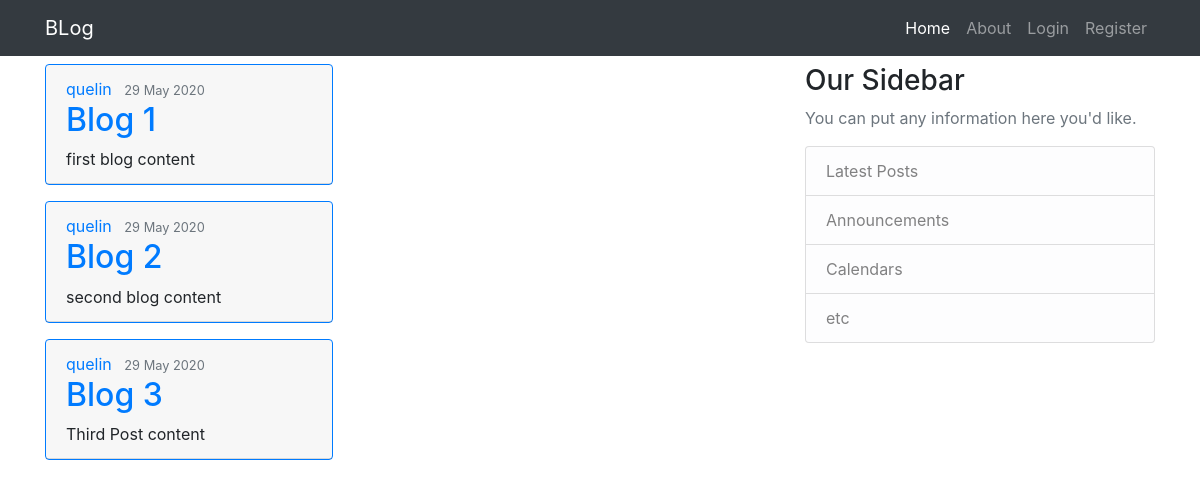
The page / on the database its author committed.
### blog/models.py (models this page shows, shortened)
class Post(models.Model):
    title= models.CharField(max_length=100)
    content=models.TextField()
    date_posted=models.DateTimeField(default=timezone.now)
    author=models.ForeignKey(User,on_delete=models.CASCADE)

### blog/views.py (the view)
# urls.py: path('', views.home ,name='blog-home'),
def home(request):
    context={
        'posts':Post.objects.all()
    }
    return render(request,'blog/home.html',context)

### blog/templates/blog/home.html
{% extends 'blog/layout.html' %}
{% block content %}
{%for post in posts%}
<article class="card border-primary mb-3" style="max-width: 18rem;">
  <div class="card-header">
    <div class="article-metadata">
      <a class="mr-2" href="#">{{ post.author }}</a>
      <small class="text-muted">{{ post.date_posted|date:"d F Y" }}</small>
    </div>
    <h2><a class="card-title" href="#">{{ post.title }}</a></h2>
    <p class="card-text">{{ post.content }}</p>
  </div>
</article>
{% endfor %}
{% endblock%}

### blog/templates/blog/layout.html (shortened to what this page needs)
{% load static %}
<!DOCTYPE html>
<html>
    <head>
    <link rel="stylesheet" href="https://maxcdn.bootstrapcdn.com/bootstrap/4.0.0/css/bootstrap.min.css">
    <link rel="stylesheet" type="text/css" href="{% static 'blog/static' %}">
    </head>
    <body>
        <header class="top-navbar">
            <nav class="navbar navbar-expand-lg navbar-dark bg-dark">
                <div class="container">
                    <a class="navbar-brand" href="#">BLog</a>
                    <div class="collapse navbar-collapse" id="navbars-rs-food">
                        <ul class="navbar-nav ml-auto">
                            <li class="nav-item active"><a class="nav-link" href="{% url 'blog-home' %}">Home</a></li>
                            <li class="nav-item"><a class="nav-link" href="{% url 'blog-about' %}">About</a></li>
                            {% if user.is_authenticated %}
                            <li class="nav-item"><a class="nav-link" href="{% url 'logout' %}">Logout</a></li>
                            <li class="nav-item"><a class="nav-link" href="{% url 'profile' %}">Profile</a></li>
                            {% else %}
                            <li class="nav-item"><a class="nav-link" href="{% url 'login' %}">Login</a></li>
                            <li class="nav-item"><a class="nav-link" href="{% url 'register' %}">Register</a></li>
                            {% endif %}
                        </ul>
                    </div>
                </div>
            </nav>
        </header>
        <main role="main" class="container">
          <div class="row">
            <div class="col-md-8">
              {% block content %}{% endblock %}
            </div>
            <div class="col-md-4">
              <div class="content-section">
                <h3>Our Sidebar</h3>
                <p class='text-muted'>You can put any information here you'd like.
                  <ul class="list-group">
                    <li class="list-group-item list-group-item-light">Latest Posts</li>
                    <li class="list-group-item list-group-item-light">Announcements</li>
                    <li class="list-group-item list-group-item-light">Calendars</li>
                    <li class="list-group-item list-group-item-light">etc</li>
                  </ul>
                </p>
              </div>
            </div>
          </div>
        </main>
    </body>
</html>

### rows shown on the page
Post: author "quelin", date_posted "29 May 2020", title "Blog 1", content "first blog content"
Post: author "quelin", date_posted "29 May 2020", title "Blog 2", content "second blog content"
Post: author "quelin", date_posted "29 May 2020", title "Blog 3", content "Third Post content"
